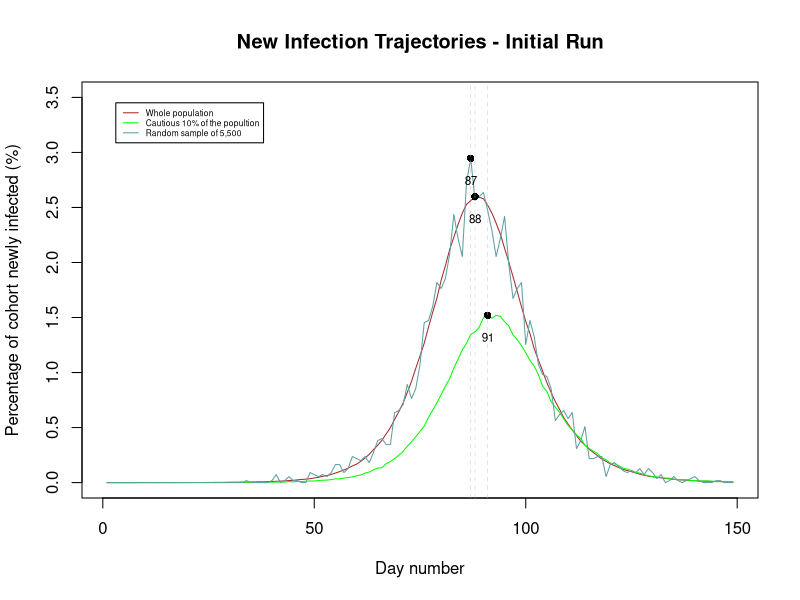

The R source for this figure: (Note: a time limit stopped this script after it produced the figure.)
## SEIR Model

## Overview
## ********
## The SEIR model is a model to recreate the trajectory of a epidemic, in particular following the path of infections for 3 cohorts. 
## The whole population, the 'cautious' 10% of the population defined as 10% of the population with the lowest beta values and a 
## random sample of 0.1% of the population. Defining 4 states, susceptible, exposed, infected and recovered or dead on each day 
## an individual moves from susceptible state to the exposed state a function of their contact rate, the infected populations 
## contact rate and a viral infectivity parameter lamda. Each day an individual can move from being exposed to infected with 
## the disease with probability 1/3 and move from infected to recovered or dead with probability 1/5. Using the SEIR function, 
## alongside an initial run this program aims to plot the variability in these cohorts by running the model 10 separate times
## and plotting the variability of the runs. 

## SEIR model details
## ******************
## 1. Vectors are initiated whereby 'x' is defined as the storage vector for the whole population each element can either be 
##    0 = Susceptible ## 1 = Exposed ## 2 = Infected ## 3 = Recovered/Dead 
## 2. Vectors are initiated whereby 'S', 'E', 'I', 'R' are vectors showing how many people are in each state each day
## 3. Beta's are assigned to each individual (using rnom) and stored in 'beta' the bottom 10% is identified and stored
## 4. A random sample of 0.1% is also taken from the population for use later (using sample)
## 5. Model starts by using uniform random deviates (runif) to move people from state E -> I and E -> R
## 5. A person, i,  in state S are assigned a probability of moving to state E by sum_infectious * lamda * beta(i) and 
##    moved to state S based on random deviates (runif)
## 6. Three count vectors are set up, new_infections, new_infections_percentile, new_infections_sample and the number of people 
##    moving from E -> I in each group is recorded for that dat
## 7. Model runs for 150 days
## 8. Plots are created using plot, lines, mtext, ablines and legend functions to plot the trajectory of all three samples

seir <-function(n=5500000,ne=10,nt=150) {
  
  ## SEIR stochastic simulation model
  ## n = population size; ne = initially exposed; nt = number of days
  ## Sum of betas of individual in infected state * beta of susceptible individual * lamda is prob S -> E
  ## 1/3 prob of moving E -> I
  ## 1/5 prob of moving I -> S with the assumption this can happen after 1 day
  ## 0 = Susceptible ## 1 = Exposed ## 2 = Infected ## 3 = Recovered/Dead 
  
  lamda <- 0.4/n ## Assuming overall viral infectivity parameter
  x <-rep(0,n) ## Initializing the vector for persons in susceptible state
  beta <-rlnorm(n,0,0.5); beta <-beta/mean(beta) ## Assuming probability distribution for transmission rate
  x[1:ne] <- 1 ## Assuming some exposed state persons
  
  ## Initializing new daily infections, the cautious 10% with lowest transmission rate values and the 0.1% random sample of the population
  
  new_infections <- new_infections_percentile <- new_infections_sample <- rep(0, nt-1)

  bottomquantile <- quantile( beta, 0.1 ) ## Beta values in lowest 10%
  low_beta = beta < bottomquantile ## low_beta refers to the 10% cautious persons
  samplepopn <- rep(0, n) ; samplepopn[ sample(1:n, n*0.001) ] <- 1 ## Indicator vector identifying 0.1% random sample from the population
  
  ## The infection model
  
  for (i in 2:nt) { ## Looping over days
    
    
    prob_exp = sum(beta[x == 2]) * lamda * beta	## Calculating the probability of getting infected after being exposed 
    u <-runif(n) ## Generating a uniform random deviates vector for model
    
    xu <- (x == 0 & u < prob_exp)	## Calculating vector xu to store persons after being exposed to infection
    x1 <- which(x == 1)
    x2 <- which(x == 2)
    
    new_infections[i-1] <- sum(xu) 	##New people in infectious state for day i
    new_infections_percentile[i-1] <- sum(xu & low_beta) ##Bottom 10% new people in infectious state for day i
    new_infections_sample[i-1] <- sum(xu & samplepopn == 1) ##Sampled new people in infectious state for day i
    
    x[x2][u[x2] < (1/5)] <- 3 ## Persons changing states from I -> R with prob 1/5
    x[x1][u[x1] < (1/3)] <- 2 ## Persons changing states from E -> I with prob 1/3 as calculated for xu vector
    x[xu] <- 1  ## Persons changing states from S -> E after probability of being exposed
    
  }
  
  ## Returning  list of all required persons/data - new infections per day, infections for the cautious 10% of population and 0.1% random sample from population
  
  return(list(new_infections=new_infections, new_infections_percentile=new_infections_percentile, new_infections_sample=new_infections_sample))
} ## End of SEIR model

## Plotting graphs for the initial model

exec <- seir()

## Normalizing the scales of infections of various cases onto a common scale

xx <- exec$new_infections*100/5500000
yy <- exec$new_infections_percentile*100/550000
zz <- exec$new_infections_sample*100/5500
day <- c(1:149)

## Calculating maximum values(number of days) for each infection peak case

maxxx <- which.max(xx) ##infection peak of whole popn
maxyy <- which.max(yy) ##infection peak of cautious 10%
maxzz <- which.max(zz) ##infection peak of random sample 0.1%

## Plotting various cases on a common scale after normalization

plot(day, xx, pch=19,cex=.5, main="New Infection Trajectories - Initial Run" ,xlab="Day number",ylab="Percentage of cohort newly infected (%)", type = 'l', col = 'brown', ylim = c(0,3.5))
lines(yy, col = 'green')
lines(zz, col = 'cadetblue')

## Creating a legend for the plot representing the color of each line and corresponding case of the model

legend("topleft", inset = 0.05, legend=c("Whole population", "Cautious 10% of the popultion", "Random sample of 5,500"),col=c("brown", "green", "cadetblue"), lty=1:1, cex=0.5)

## Creating a line to highlight the day at which each case peaks in the model

points(maxxx, max(xx), pch=16) ; points(maxyy, max(yy), pch=16) ; points(maxzz, max(zz), pch=16)
abline(v = c(maxxx, maxyy, maxzz) , lty=c(2, 2, 2), lwd=c(0.4, 0.4, 0.4), col=c("grey", "grey"))
text(maxxx, max(xx)-0.2, labels = maxxx, cex = 0.7) ; text(maxyy, max(yy)-0.2, labels = maxyy, cex = 0.7) ; text(maxzz, max(zz)-0.2, labels = maxzz, cex = 0.7)

## 10 sample runs - Overview
## *************************
## Plotting graphs replicating 10 model simulations to represent the variability of the infections in each of the three cohorts. Trajectory
## of the pandemic is plotted for each sample run alongside a stripchart and boxplot. The boxplot shows the variabilty in pandemic peak for the 10 runs 
## , however, it ignores the pairwsie variability or day on day changes in infection peaks. The line plot shows the infection peak in each of the 10 simulations
## The first stripchart shows the day on day variability by standardizing the infection peak movement from one sample run to the next to 10 days movement and 
## showing the corresponding movement in the other cohorts peak. While the second stripshart shows the change in cohorts infection peak from run to run compared
## to the change in infection peak for the whole population.

v1 <- v2 <- v3 <- rep(0, 10) ##initialize vector to store day of infection peak for each cohort for each sample run
d1 <- d2 <- d3 <- rep(0,9) ##initialize vector to store the difference in the infection peak between each run
sd1 <- sd2 <- sd3 <- rep(10,9) ##initialize vector to store the standardized difference in the infection peak between each run coressponding to 10 day movement for whole popn
dd2 <- dd3 <- rep(0,9) ##initialize vector to store the  difference in the infection peak movement compared to the whole populations infection peak moveemnt 

## Looping over to run the model for 10 times with parallel normalization and finding maximum day at which infection peaks of each cohort

for (i in 1:10) {
  run <- seir()
  
  xx <- run$new_infections*100/5500000
  yy <- run$new_infections_percentile*100/550000
  zz <- run$new_infections_sample*100/5500
  
  v1[i] <- which.max(run$new_infections*100/5500000)
  v2[i] <- which.max(run$new_infections_percentile*100/550000)
  v3[i] <- which.max(run$new_infections_sample*100/550)
}

## Calculating the change in the infection peak for each cohort from sample run to the next

for (i in 1:9) { ##Loop over each day to the next
  
  ## If the change in infection peak of whole popn between 2 sample runs is 0 assume 1 day change in infection peak for standardization purposes
  
  if (v1[i+1] == v1[i]) { 
    d1[i] <- 1
  } else {
    d1[i] <- v1[i+1] - v1[i] ## Storage of change in infection peak between two runs
  }
  
  d2[i] <- v2[i+1] - v2[i] ## Storage of change in infection peak for cautious 10% of popn
  d3[i] <- v3[i+1] - v3[i] ## Storage of change in infection peak for sample 0.1% of popn
  
  }

sd2 <- (d2/d1)*10 ##Standardizing the movement in cautious 10% infection peak  corresponding to a 10 day movement in infection peak for the whole population
sd3 <- (d3/d1)*10 ##Standardizing the movement in random 0.1% infection peak  corresponding to a 10 day movement in infection peak for the whole population

dd2 <- d2 - d1 #Difference between move in infection people for whole population compared to cautious 10%
dd3 <- d3 - d1 #Difference between move in infection people for whole population compared to random 0.1%

## Line chart representing the infection peak for each of the 10 sample runs

plot(c(1:10), v1 , pch=19,cex=1, main="Infection peak for sample runs" ,xlab="Run Number",ylab="Infection peak (Day)", type = 'o', col = 'brown', ylim = c(80,105))
lines(v2, col = 'green', pch=19, type = 'o')
lines(v3, col = 'cadetblue', pch=19, type = 'o')
legend("topleft", inset = 0.05, legend=c("Whole population", "Cautious 10% of the popultion", "Random sample of 5,500"),col=c("brown", "green", "cadetblue"), lty=1:1, cex=0.5)

## Box plot representing the peak values for 10 runs for each of the 3 cases/cohorts

boxplot(v1, v2, v3, main = "Boxplot & Whistlers for the infection peak of 3 cohorts", horizontal = TRUE, col = c("brown","green", "cadetblue"), names = c("Whole population", "Cautious 10%", "Random sample"), at = c(1, 6, 11))

## Stripchart representing the movement in infection peaks corresponding to a 10 day move in the infection peak of whole popn

datapeakstd <- list("Whole population"=sd1, "Cautious 10%"=sd2, "Random sample" =sd3) ##list of standardized movements in infection peak for three cohorts

stripchart(datapeakstd, main="Cohort's Infection peak movement Vs \nStandardized 10 day move in population peak ", xlab="Movement in infection peak (days)", ylab="Cohort",method="jitter",col = c("brown","green", "cadetblue"),pch=16)

## Stripchart representing the movement in infection peaks compared to the move in the infection peak of whole popn from sample run to sample run

datapeak <- list("Cautious 10%"=dd2, "Random sample" =dd3) ##list of standardized movements in infection peak for three cohorts

stripchart(datapeak, main="Cohort's Infection peak movement Vs \nmove in population peak ", xlab="Move in infection peak from run to run compared\n to the infection peak movement in whole popn (days)", ylab="Cohort",method="jitter",col = c("brown","green", "cadetblue"),pch=16)


## Conclusion
## The graphs plotted show that infection trajectories simulated using the ZOE data app will have a later peak compared to similation of the whole popluation iven they are cautious 
## (later peaks on line graphs). Infection trajectories using the ZOE app are likely to show lower variability from run to run regarding the infection peak compared to the REACT-2
## trajectories (given the cluster of points around 10 days for cautious 10% on the stripchart compared to the random sample). However, the ZOE app data's simulated movement in infection
## peak will still show variability of +/-2/3 days compared to a simulated model of the whole population (last stripchart and line graph).
